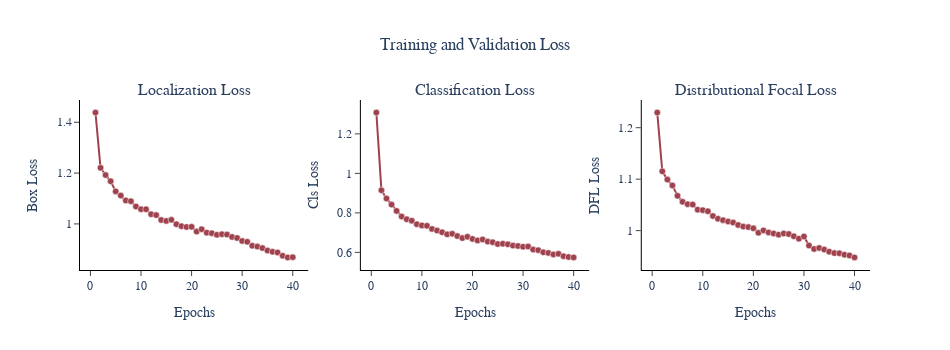

The cell this chart's notebook holds for it:
### Code cell
# Training and Validation Loss

# Create Subplot
fig = make_subplots(
        rows=1, cols=3,
        subplot_titles=["Localization Loss", "Classification Loss", "Distributional Focal Loss"], 
)

# Configuration Plot
class PlotCFG:
    marker_size = 6.5
    line_size = 2
    train_color = "#9f424d"
    valid_color = "#4083d9"

loss_list = ["box_loss", "cls_loss", "dfl_loss"]
for i, loss in enumerate(loss_list):
    fig.add_trace(
        go.Scatter(
            x=np.arange(1, training_results.shape[0]+1), y=training_results["train/{}".format(loss)],
            mode="markers+lines",
            marker=dict(
                color=PlotCFG.train_color, size=PlotCFG.marker_size, line=dict(color="White", width=0.5)
            ),
            line=dict(color=PlotCFG.train_color, width=PlotCFG.line_size),
            name="Training"
        ), row=1, col=i+1
    )

# Update Axes
ticklabels = ["Box Loss", "Cls Loss", "DFL Loss"]
for i, ticklabel in enumerate(ticklabels):
    fig.update_xaxes(title="Epochs", linecolor="Black", ticks="outside", row=1, col=i+1)
    fig.update_yaxes(title=ticklabel, linecolor="Black", ticks="outside", row=1, col=i+1)

# Update Layout
fig.update_layout(
    title="Training and Validation Loss", title_x=0.5, font_family="Trebuchet MS",
    width=950, height=350,
    showlegend=False,
    plot_bgcolor="White",
    paper_bgcolor="White"
)

# Show
fig.show(iframe_connected=True)

### Figure 1 — Plotly figure (JSON) as saved in the notebook; plotly's stock layout.template omitted (floating-point values rounded to 4 significant figures)
{"data": [{"line": {"color": "#9f424d", "width": 2}, "marker": {"color": "#9f424d", "line": {"color": "White", "width": 0.5}, "size": 6.5}, "mode": "markers+lines", "name": "Training", "type": "scatter", "x": [1, 2, 3, 4, 5, 6, 7, 8, 9, 10, 11, 12, 13, 14, 15, 16, 17, 18, 19, 20, 21, 22, 23, 24, 25, 26, 27, 28, 29, 30, 31, 32, 33, 34, 35, 36, 37, 38, 39, 40], "xaxis": "x", "y": [1.438, 1.221, 1.192, 1.168, 1.128, 1.112, 1.092, 1.089, 1.069, 1.058, 1.058, 1.038, 1.035, 1.015, 1.012, 1.016, 0.9989, 0.9911, 0.9879, 0.9887, 0.9698, 0.979, 0.9657, 0.9634, 0.9571, 0.9596, 0.9579, 0.9488, 0.9443, 0.9329, 0.9295, 0.9142, 0.9109, 0.9047, 0.8952, 0.8904, 0.888, 0.8748, 0.8681, 0.8692], "yaxis": "y"}, {"line": {"color": "#9f424d", "width": 2}, "marker": {"color": "#9f424d", "line": {"color": "White", "width": 0.5}, "size": 6.5}, "mode": "markers+lines", "name": "Training", "type": "scatter", "x": [1, 2, 3, 4, 5, 6, 7, 8, 9, 10, 11, 12, 13, 14, 15, 16, 17, 18, 19, 20, 21, 22, 23, 24, 25, 26, 27, 28, 29, 30, 31, 32, 33, 34, 35, 36, 37, 38, 39, 40], "xaxis": "x2", "y": [1.308, 0.9143, 0.8731, 0.8418, 0.8101, 0.7814, 0.7678, 0.7604, 0.7427, 0.7365, 0.7342, 0.7187, 0.7103, 0.7019, 0.6913, 0.6943, 0.6825, 0.6722, 0.6791, 0.6683, 0.6606, 0.6652, 0.6545, 0.6514, 0.6424, 0.6434, 0.6407, 0.6342, 0.6325, 0.6286, 0.6296, 0.614, 0.6114, 0.6004, 0.5974, 0.5897, 0.5926, 0.5806, 0.5765, 0.5744], "yaxis": "y2"}, {"line": {"color": "#9f424d", "width": 2}, "marker": {"color": "#9f424d", "line": {"color": "White", "width": 0.5}, "size": 6.5}, "mode": "markers+lines", "name": "Training", "type": "scatter", "x": [1, 2, 3, 4, 5, 6, 7, 8, 9, 10, 11, 12, 13, 14, 15, 16, 17, 18, 19, 20, 21, 22, 23, 24, 25, 26, 27, 28, 29, 30, 31, 32, 33, 34, 35, 36, 37, 38, 39, 40], "xaxis": "x3", "y": [1.229, 1.115, 1.099, 1.088, 1.068, 1.056, 1.051, 1.05, 1.041, 1.04, 1.038, 1.028, 1.023, 1.02, 1.018, 1.016, 1.011, 1.008, 1.007, 1.004, 0.9958, 1.0, 0.9964, 0.9944, 0.9921, 0.9942, 0.9933, 0.989, 0.9843, 0.9885, 0.9709, 0.9643, 0.9663, 0.9631, 0.959, 0.9563, 0.9559, 0.9533, 0.9517, 0.9479], "yaxis": "y3"}], "layout": {"annotations": [{"font": {"size": 16}, "showarrow": false, "text": "Localization Loss", "x": 0.1444, "xanchor": "center", "xref": "paper", "y": 1, "yanchor": "bottom", "yref": "paper"}, {"font": {"size": 16}, "showarrow": false, "text": "Classification Loss", "x": 0.5, "xanchor": "center", "xref": "paper", "y": 1, "yanchor": "bottom", "yref": "paper"}, {"font": {"size": 16}, "showarrow": false, "text": "Distributional Focal Loss", "x": 0.8556, "xanchor": "center", "xref": "paper", "y": 1, "yanchor": "bottom", "yref": "paper"}], "font": {"family": "Trebuchet MS"}, "height": 350, "paper_bgcolor": "White", "plot_bgcolor": "White", "showlegend": false, "title": {"text": "Training and Validation Loss", "x": 0.5}, "width": 950, "xaxis": {"anchor": "y", "domain": [0, 0.2889], "linecolor": "Black", "ticks": "outside", "title": {"text": "Epochs"}}, "xaxis2": {"anchor": "y2", "domain": [0.3556, 0.6444], "linecolor": "Black", "ticks": "outside", "title": {"text": "Epochs"}}, "xaxis3": {"anchor": "y3", "domain": [0.7111, 1], "linecolor": "Black", "ticks": "outside", "title": {"text": "Epochs"}}, "yaxis": {"anchor": "x", "domain": [0, 1], "linecolor": "Black", "ticks": "outside", "title": {"text": "Box Loss"}}, "yaxis2": {"anchor": "x2", "domain": [0, 1], "linecolor": "Black", "ticks": "outside", "title": {"text": "Cls Loss"}}, "yaxis3": {"anchor": "x3", "domain": [0, 1], "linecolor": "Black", "ticks": "outside", "title": {"text": "DFL Loss"}}}}
